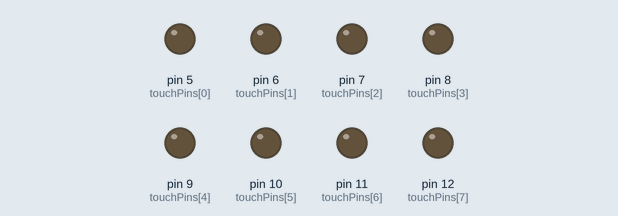
Simulated run of this sketch. Board: Arduino Uno, built with avr-gcc and run on an emulated ATmega328P. On the bench: output pins drawn as LEDs (lit = HIGH). Random numbers use the default seed unless the sketch sets one.

Above: at 0.12 s.
At 0.77 s:
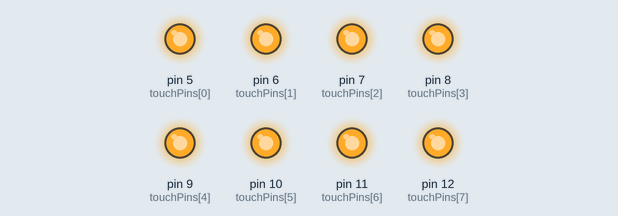
At 2.78 s:
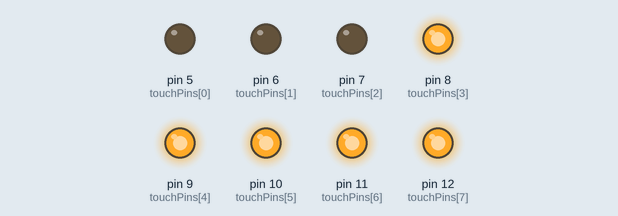
At 12.02 s:
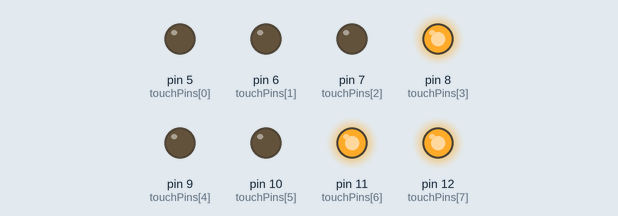
At 20.45 s:
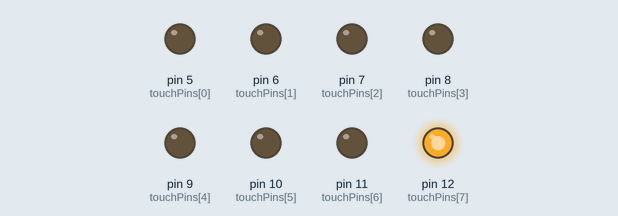
At 38.93 s:
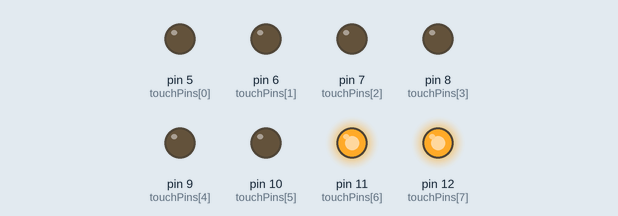
Timing chart, 0 to 40.0 s (numbered marks = the images above):
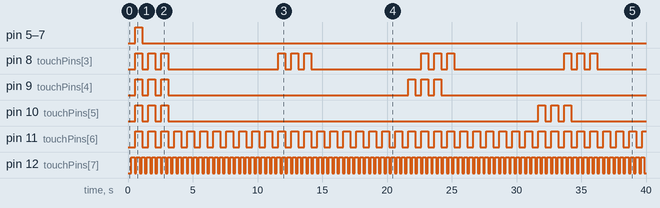

The sketch:

sketch_sep19a.ino
```cpp
const int touchPins[]   = { 5, 6, 7, 8, 9, 10, 11, 12};
const int countLimits[] = {55, 65, 75, 11, 21, 31, 1, 1};
const int countStep[]   = {10, 10, 10, 10, 10, 10, 10, 4};
const int randomSize    = 5;
const int LCM           = 10725;
const int pinLimit      = 8;

const int stepArray[8][75] = {
  {0, 1, 0, 0, 0, 0, 0, 0, 0, 0, 0, 0, 0, 0, 0, 0, 0, 0, 0, 0, 0, 0, 0, 0, 0, 0, 0, 0, 0, 0, 0, 0, 0, 0, 0, 0, 0, 0, 0, 0, 0, 0, 0, 0, 0, 0, 0, 0, 0, 0, 0, 0, 0, 0, 0, 0, 0, 0, 0, 0, 0, 0, 0, 0, 0, 0, 0, 0, 0, 0, 0, 0, 0, 0, 0},
  {0, 1, 0, 0, 0, 0, 0, 0, 0, 0, 0, 0, 0, 0, 0, 0, 0, 0, 0, 0, 0, 0, 0, 0, 0, 0, 0, 0, 0, 0, 0, 0, 0, 0, 0, 0, 0, 0, 0, 0, 0, 0, 0, 0, 0, 0, 0, 0, 0, 0, 0, 0, 0, 0, 0, 0, 0, 0, 0, 0, 0, 0, 0, 0, 0, 0, 0, 0, 0, 0, 0, 0, 0, 0, 0},
  {0, 1, 0, 0, 0, 0, 0, 0, 0, 0, 0, 0, 0, 0, 0, 0, 0, 0, 0, 0, 0, 0, 0, 0, 0, 0, 0, 0, 0, 0, 0, 0, 0, 0, 0, 0, 0, 0, 0, 0, 0, 0, 0, 0, 0, 0, 0, 0, 0, 0, 0, 0, 0, 0, 0, 0, 0, 0, 0, 0, 0, 0, 0, 0, 0, 0, 0, 0, 0, 0, 0, 0, 0, 0, 0},
  {0, 1, 1, 1, 0, 0, 0, 0, 0, 0, 0, 0, 0, 0, 0, 0, 0, 0, 0, 0, 0, 0, 0, 0, 0, 0, 0, 0, 0, 0, 0, 0, 0, 0, 0, 0, 0, 0, 0, 0, 0, 0, 0, 0, 0, 0, 0, 0, 0, 0, 0, 0, 0, 0, 0, 0, 0, 0, 0, 0, 0, 0, 0, 0, 0, 0, 0, 0, 0, 0, 0, 0, 0, 0, 0},
  {0, 1, 1, 1, 0, 0, 0, 0, 0, 0, 0, 0, 0, 0, 0, 0, 0, 0, 0, 0, 0, 0, 0, 0, 0, 0, 0, 0, 0, 0, 0, 0, 0, 0, 0, 0, 0, 0, 0, 0, 0, 0, 0, 0, 0, 0, 0, 0, 0, 0, 0, 0, 0, 0, 0, 0, 0, 0, 0, 0, 0, 0, 0, 0, 0, 0, 0, 0, 0, 0, 0, 0, 0, 0, 0},
  {0, 1, 1, 1, 0, 0, 0, 0, 0, 0, 0, 0, 0, 0, 0, 0, 0, 0, 0, 0, 0, 0, 0, 0, 0, 0, 0, 0, 0, 0, 0, 0, 0, 0, 0, 0, 0, 0, 0, 0, 0, 0, 0, 0, 0, 0, 0, 0, 0, 0, 0, 0, 0, 0, 0, 0, 0, 0, 0, 0, 0, 0, 0, 0, 0, 0, 0, 0, 0, 0, 0, 0, 0, 0, 0},
  {1, 0, 0, 0, 0, 0, 0, 0, 0, 0, 0, 0, 0, 0, 0, 0, 0, 0, 0, 0, 0, 0, 0, 0, 0, 0, 0, 0, 0, 0, 0, 0, 0, 0, 0, 0, 0, 0, 0, 0, 0, 0, 0, 0, 0, 0, 0, 0, 0, 0, 0, 0, 0, 0, 0, 0, 0, 0, 0, 0, 0, 0, 0, 0, 0, 0, 0, 0, 0, 0, 0, 0, 0, 0, 0},
  {1, 0, 0, 0, 0, 0, 0, 0, 0, 0, 0, 0, 0, 0, 0, 0, 0, 0, 0, 0, 0, 0, 0, 0, 0, 0, 0, 0, 0, 0, 0, 0, 0, 0, 0, 0, 0, 0, 0, 0, 0, 0, 0, 0, 0, 0, 0, 0, 0, 0, 0, 0, 0, 0, 0, 0, 0, 0, 0, 0, 0, 0, 0, 0, 0, 0, 0, 0, 0, 0, 0, 0, 0, 0, 0}
};

void setup() {
  // put your setup code here, to run Aonce:
  Serial.begin(0600);
  for (int i = 0; i < pinLimit; ++i) {
    pinMode(     touchPins[i], OUTPUT);
    digitalWrite(touchPins[i], LOW);
  }
}

void setPin(int pinCount, int stepCount, bool writeKey) {
  if ( writeKey == HIGH ) {
    stepCount = stepCount + countStep[pinCount] / 2;
  }
  if ( stepCount % countStep[pinCount] ) {
    return;
  }
  stepCount = stepCount / countStep[pinCount];
  stepCount = stepCount % countLimits[pinCount];
  if ( stepArray[pinCount][stepCount] ) {
    digitalWrite(touchPins[pinCount], writeKey);
  }
}

void loop() {
  // put your main code here, to run repeatedly:
  for (int i = 0; i < LCM; i++) {
    long randN = random(randomSize * 2 + 1);
    randN = randN - randomSize;
    delay(50 + randN );
    for (int j = 0; j < pinLimit; j++) {
      setPin(j, i, HIGH);
    }
    delay(50 - randN );
    for (int j = 0; j < pinLimit; j++) {
      setPin(j, i, LOW);
    }
  }
  for (int i = 0; i < pinLimit; ++i) {
    digitalWrite(touchPins[i], LOW);
  }
}
```

Measured:
- by itself, pin 5 (touchPins[0]), pin 6 (touchPins[1]), pin 7 (touchPins[2]): LOW → HIGH at 0.55 s, → LOW 0.55 s later
- by itself, pin 8 (touchPins[3]): repeats every 11.0 s: LOW 0.45 s, HIGH 0.55 s, LOW 0.46 s, HIGH 0.55 s, LOW 8.5 s, HIGH 0.55 s
- by itself, pin 9 (touchPins[4]): LOW → HIGH at 0.55 s, → LOW 0.55 s later, → HIGH 0.45 s later, → LOW 0.55 s later, … (12 changes in this stretch)
- by itself, pin 10 (touchPins[5]): LOW → HIGH at 0.55 s, → LOW 0.55 s later, → HIGH 0.45 s later, → LOW 0.55 s later, … (12 changes in this stretch)
- by itself, pin 11 (touchPins[6]): alternates HIGH for 0.55 s and LOW for 0.45 s
- by itself, pin 12 (touchPins[7]): alternates HIGH for 0.25 s and LOW for 0.15 s
